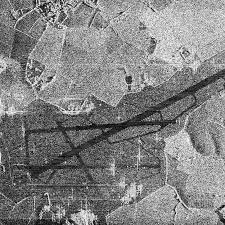
#> input picture 3_Binarization_Edges/Practice_3/sar_3.jpg, 225 x 225 px
$ jupyter execute DE_IP_HomeTask_3.ipynb
#> lines starting #> are read from the running program, lines starting #| are printed output that depends on the picture; after the words box and inside, x2 and y2 are one past the last pixel; in counts of white or black regions, pixels touching at a corner belong together
[cell 1]
#ДЗ
# 1. Для изображения sar_3.jpg найти наиболее протяженный участок
# (выделить линии при помощи преобразования Хафа)
# 2. Для изображения sar_3.jpg провести исследование алгоритмов бинаризации, выделить участок дорожной полосы.

[cell 2]
import numpy as np
import math
import cv2
import matplotlib.pyplot as plt
import copy

### 1. Для изображения sar_3.jpg найти наиболее протяженный участок (выделить линии при помощи преобразования Хафа)

Константы 1-го задания для параметров (для удобства настройки)

[cell 3]
IMAGE_PATH = 'sar_3.jpg'
GAUSS_BLUR_KERNEL_SIZE = (3, 3)
MEDIAN_BLUR_KERNEL_SIZE = 3
CANNY_LOW = 100
CANNY_HIGH = 200
HOUGH_RHO = 1
HOUGH_THETA = np.pi / 360
HOUGH_THRESHOLD = 30
HOUGH_MIN_LINE_LENGTH = 50
HOUGH_MAX_LINE_GAP = 10

Функции для 1-го задания

[cell 4]
def load_image(path):
#> called with path = 'sar_3.jpg'
    image = cv2.imread(path, cv2.IMREAD_GRAYSCALE)
#> image is the input picture: shape (225, 225); min 0, max 255, mean 130.6
    if image is None:
        raise FileNotFoundError(f"File '{path}' not found or incorrect path")
    return image

def detect_edges(image):
    return cv2.Canny(image, CANNY_LOW, CANNY_HIGH)

def find_longest_line(edges):
    lines = cv2.HoughLinesP(
        edges, rho=HOUGH_RHO, theta=HOUGH_THETA,
        threshold=HOUGH_THRESHOLD, minLineLength=HOUGH_MIN_LINE_LENGTH,
        maxLineGap=HOUGH_MAX_LINE_GAP
    )

    image_with_lines = cv2.cvtColor(edges, cv2.COLOR_GRAY2BGR)
    longest_line = None
    max_length = 0

    if lines is not None:
        for line in lines:
            x1, y1, x2, y2 = line[0]
            length = np.sqrt((x2 - x1) ** 2 + (y2 - y1) ** 2)
            if length > max_length:
                max_length = length
                longest_line = (x1, y1, x2, y2)

    if longest_line is not None:
        cv2.line(image_with_lines, longest_line[:2], longest_line[2:], (0, 0, 255), 2)

    return longest_line, image_with_lines

def visualize_task1(original, edges, image_with_lines):
    fig, axes = plt.subplots(1, 3, figsize=(15, 5))

    axes[0].imshow(original, cmap='gray')
    axes[0].set_title('Original')
    axes[0].axis('off')

    axes[1].imshow(edges, cmap='gray')
    axes[1].set_title('Edges (Canny) used blurred image')
    axes[1].axis('off')

    axes[2].imshow(cv2.cvtColor(image_with_lines, cv2.COLOR_BGR2RGB))
    axes[2].set_title('The longest line')
    axes[2].axis('off')

    plt.tight_layout()
    plt.show()

[cell 5]
image = load_image(IMAGE_PATH)
blurred_img = cv2.GaussianBlur(image, GAUSS_BLUR_KERNEL_SIZE, 0)
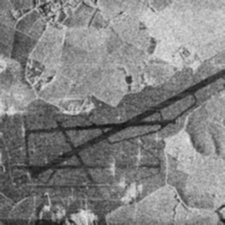
#> blurred_img: shape (225, 225); min 19, max 232, mean 130.6
edges = detect_edges(blurred_img)
#> in detect_edges, `return cv2.Canny(image, CANNY_LOW, CANNY_HIGH)`:
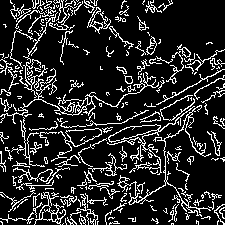
#> returned value: shape (225, 225); 15.9% white in thin lines or dots
longest_line, image_with_lines = find_longest_line(edges)
#> in find_longest_line, `lines = cv2.HoughLinesP( edges, rho=HOUGH_RHO, theta=HOUGH_THETA, thre..`: lines = 65 rows, first 6: [41, 165, 222, 69], [64, 96, 165, 168], [145, 118, 223, 77], [56, 97, 122, 141], [27, 222, 126, 153], [52, 220, 138, 134]
#> in find_longest_line, `image_with_lines = cv2.cvtColor(edges, cv2.COLOR_GRAY2BGR)`: image_with_lines: shape (225, 225, 3); 15.9% white in thin lines or dots
#> the loop in find_longest_line, `for line in lines:` made 65 passes
#> (x1, y1, x2, y2, length, max_length) on pass 1: (41, 165, 222, 69, 204.9, 204.9)
#> (x1, y1, x2, y2, length) on passes 2 to 7: (64, 96, 165, 168, 124), (145, 118, 223, 77, 88.12), (56, 97, 122, 141, 79.32), (27, 222, 126, 153, 120.7), (52, 220, 138, 134, 121.6), (22, 199, 97, 124, 106.1)
#> after the loop in find_longest_line, `for line in lines:`: max_length = 204.9
#> in find_longest_line, `cv2.line(image_with_lines, longest_line[:2], longest_line[2:], (0, 0, ..`:
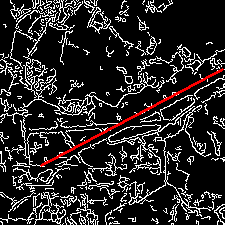
#> image_with_lines: shape (225, 225, 3); mean B, G, R 39.4, 39.4, 42.2
#> longest_line = (41, 165, 222, 69)

visualize_task1(image, edges, image_with_lines)
#> in visualize_task1, `plt.show()`:
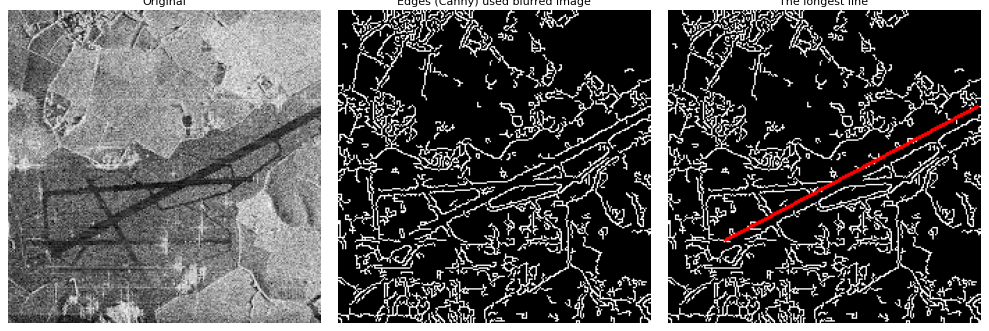
#> figure drawn by matplotlib, 3 panels

if longest_line is not None:
    print(f"Found the longest line: {longest_line}")
#| Found the longest line: (41, 165, 222, 69)
else:
    print("Lines not found.")

### 2. Для изображения sar_3.jpg провести исследование алгоритмов бинаризации, выделить участок дорожной полосы.

Константы для 2-го задания

[cell 6]
MORPH_KERNEL_SIZE = (5, 5)
ADAPTIVE_BLOCK_SIZE = 61
ADAPTIVE_CONSTANT = 3

Функции для 2-го задания

[cell 7]
def binarize_otsu(image):
    _, thresh = cv2.threshold(image, 0, 100, cv2.THRESH_BINARY + cv2.THRESH_OTSU)
    return thresh

def binarize_adaptive(image):
    return cv2.adaptiveThreshold(
        image, 255, cv2.ADAPTIVE_THRESH_GAUSSIAN_C,
        cv2.THRESH_BINARY, ADAPTIVE_BLOCK_SIZE, ADAPTIVE_CONSTANT
    )

def process_binary_mask(binary):
    kernel = np.ones(MORPH_KERNEL_SIZE, np.uint8)
    return cv2.morphologyEx(binary, cv2.MORPH_CLOSE, kernel)

def extract_road_segment(image, mask):
    return cv2.bitwise_and(image, image, mask=mask)

def visualize_task2( original, otsu,
    adaptive, processed, road):
    fig, axes = plt.subplots(2, 3, figsize=(15, 10))

    axes[0, 0].imshow(original, cmap='gray')
    axes[0, 0].set_title('Original')
    axes[0, 0].axis('off')

    axes[0, 1].imshow(otsu, cmap='gray')
    axes[0, 1].set_title('Otsu binarizing')
    axes[0, 1].axis('off')

    axes[0, 2].imshow(adaptive, cmap='gray')
    axes[0, 2].set_title('Adaptive binarizing')
    axes[0, 2].axis('off')

    axes[1, 0].imshow(processed, cmap='gray')
    axes[1, 0].set_title('Processed mask')
    axes[1, 0].axis('off')

    axes[1, 1].imshow(road, cmap='gray')
    axes[1, 1].set_title('Selected road')
    axes[1, 1].axis('off')

    axes[1, 2].axis('off')

    plt.tight_layout()
    plt.show()

[cell 8]
otsu_thresh = binarize_otsu(image)
#> in binarize_otsu, `_, thresh = cv2.threshold(image, 0, 100, cv2.THRESH_BINARY + cv2.THRES..`:
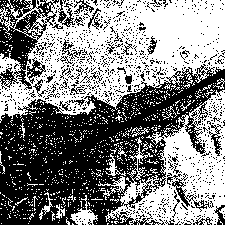
#> thresh: shape (225, 225); values 0 (black) and 100 (white), 51.4% white; 1013 black regions (974 under 20 px), largest, box (x1, y1, x2, y2) and area: (0, 64, 225, 225) 17840, (0, 0, 59, 90) 2187, (167, 173, 214, 212) 328
adaptive_thresh = binarize_adaptive(image)
#> in binarize_adaptive, `return cv2.adaptiveThreshold( image, 255, cv2.ADAPTIVE_THRESH_GAUSSIAN..`:
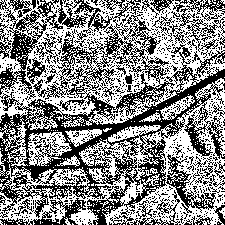
#> returned value: shape (225, 225); 53.3% white; black in thin lines or dots
processed_binary = process_binary_mask(adaptive_thresh)
#> in process_binary_mask, `return cv2.morphologyEx(binary, cv2.MORPH_CLOSE, kernel)`:
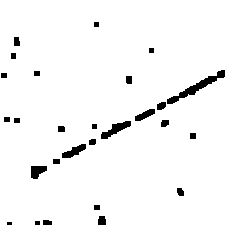
#> returned value: shape (225, 225); 96.3% white; 27 black regions (1 under 20 px), largest, box (x1, y1, x2, y2) and area: (167, 70, 225, 104) 416, (101, 121, 131, 139) 224, (62, 144, 86, 158) 169
road_segment = extract_road_segment(image, processed_binary)
#> in extract_road_segment, `return cv2.bitwise_and(image, image, mask=mask)`:
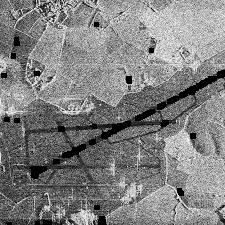
#> returned value: shape (225, 225); min 0, max 255, mean 128.5

visualize_task2(
    image, otsu_thresh, adaptive_thresh,
    processed_binary, road_segment
)
